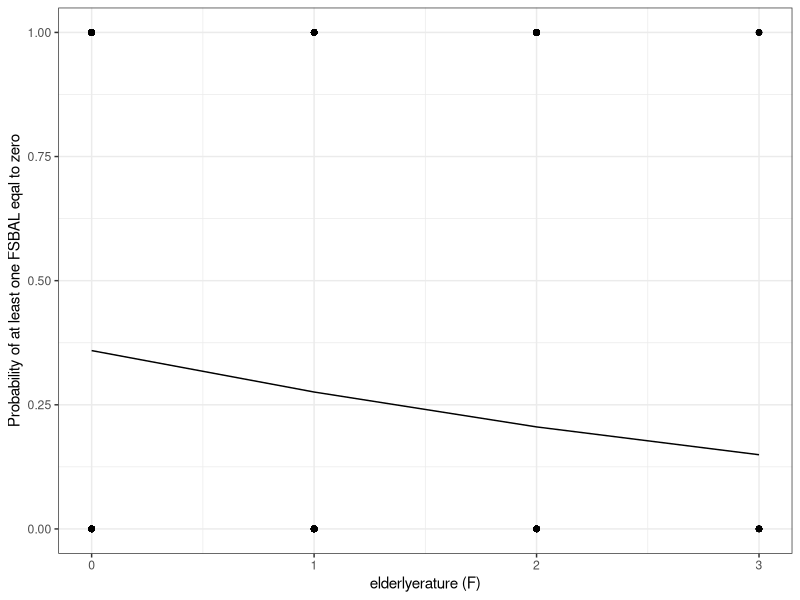

Write R code to recreate this figure.

library(ggplot2) #for professional plots
#--------------cps_elderly data--------------
cps_data<-read.csv("data/cps_clean.csv")
cps_elderly <- cps_data[complete.cases(cps_data), ]

#Bernoulli Logistic Regression fit with glm
cps.glm <- glm(FSBAL~elderly, data=cps_elderly, family=binomial(link = "logit"))
#maximum likelihood estimates of beta
beta_hat <- coef(cps.glm)
#predicted values
cps_elderly$pred <- predict(cps.glm,cps_elderly, type='response')
#note those predicted values are THE SAME AS:
cps_elderly$pred <-exp(beta_hat[1] +beta_hat[2]*cps_elderly$elderly ) /
  (1 + exp(beta_hat[1] +beta_hat[2]*cps_elderly$elderly ))
#plot them by layering point, line geoms
ggplot(data = cps_elderly) +
  geom_point(aes(x = elderly, y = FSBAL))+ #data
  geom_line(aes(x=elderly,y=pred)) + #preds
  theme_bw() +
  labs(x = "elderlyerature (F)", y = "Probability of at least one FSBAL eqal to zero")
#wald - notice these are z statistics rather than w
#p-values are same
summary(cps.glm) #check standard errors
confint(cps.glm)#conf int for beta
exp(confint(cps.glm))#conf int for exp(beta)
#maximum likelihood estimates of odds ratios (exp(beta))
exp(beta_hat)
#type 3 hypothesis tests
anova(cps.glm, test = "Chisq")
